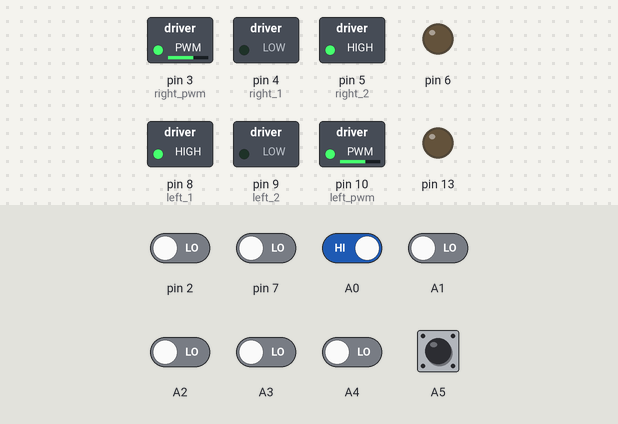
Recording of a sketch running on a simulated Arduino Uno, built with avr-gcc and run on an emulated ATmega328P. Parts: switched loads named in the sketch (green lamp = pin HIGH), output pins drawn as LEDs (lit = HIGH). Inputs (shaded band) come from the test bench; at power-on: A0, A5 HIGH, A1–4, pin 2, pin 7 LOW.

Above: at 1.2 s.
1.3 s: pin 2 driven HIGH
At 2.5 s:
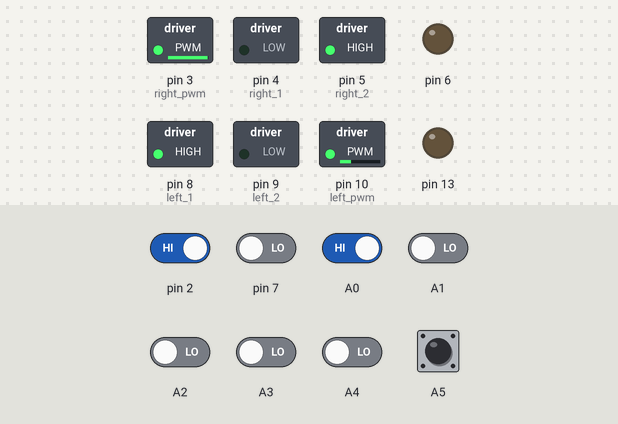
2.8 s: A0 driven LOW
At 3.8 s:
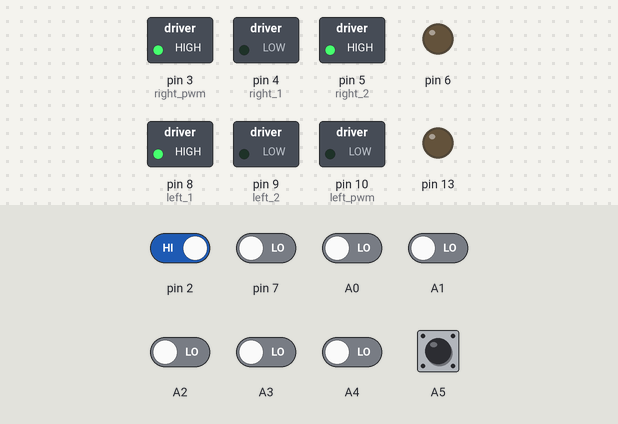
4.3 s: pin 2 driven LOW and A0 driven HIGH
At 4.9 s:
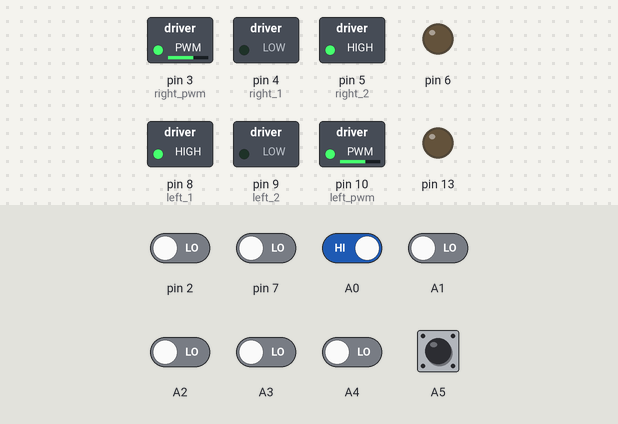
5.8 s: pin 7 driven HIGH
At 6.1 s:
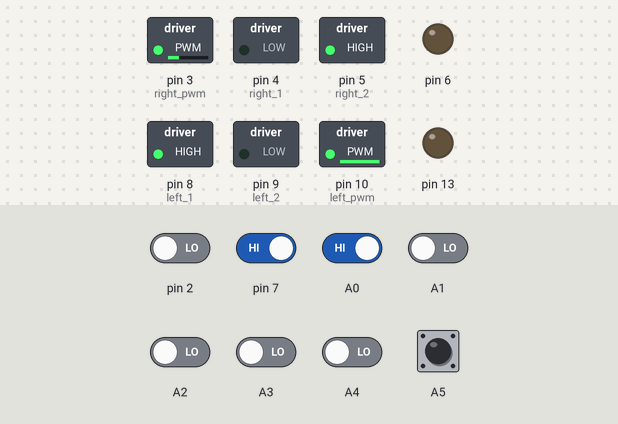
7.3 s: A1 driven HIGH
At 8.4 s:
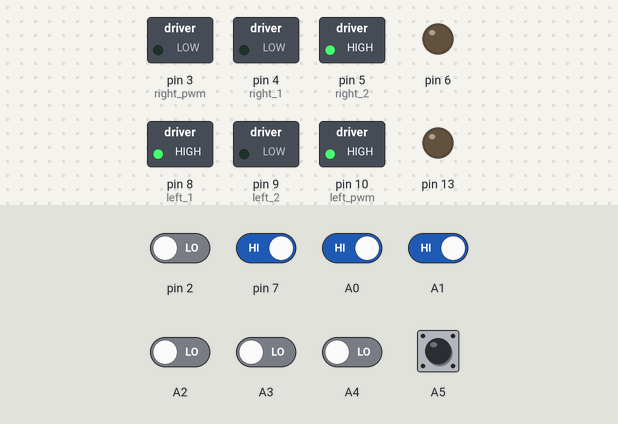
8.8 s: A3 driven HIGH
Timing chart, 0 to 11.3 s (numbered marks = the images above; inputs shaded):
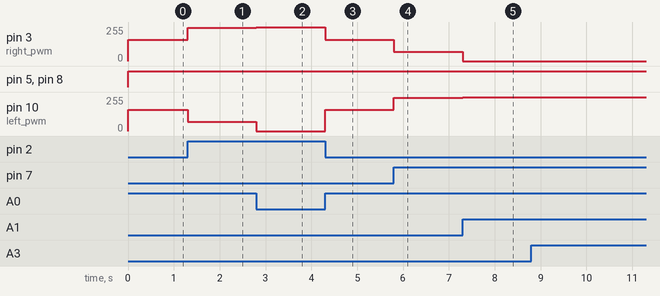

Measured:
- after the input at 1.3 s, pin 3 (right_pwm): 160/255 → 251/255 at once; pin 10 (left_pwm): 160/255 → 68/255 at once
- after the input at 2.8 s, pin 3 (right_pwm): 251/255 → 255/255 at once; pin 10 (left_pwm): 68/255 → 0/255 at once
- after the input at 4.3 s, pin 3 (right_pwm): 255/255 → 160/255 at once; pin 10 (left_pwm): 0/255 → 160/255 at once
- after the input at 5.8 s, pin 3 (right_pwm): 160/255 → 68/255 at once; pin 10 (left_pwm): 160/255 → 251/255 at once
- after the input at 7.3 s, pin 3 (right_pwm): 68/255 → 0/255 at once; pin 10 (left_pwm): 251/255 → 255/255 at once

The sketch:

sketch_sensor_avg_method.ino
```cpp
#define left_pwm 10
#define right_pwm 3
#define left_1 8
#define left_2 9
#define right_1 4
#define right_2 5
#define front_sens 6
#define left_sens 11
int left1;
int left2;
int left3;
int left4;
int right1;
int right2;
int right3;
int right4;
int lc=0;
int sc=1;
float Kp=0.55, Kd=0.055;
float P=0, D=0, PD_value=0;
float left_motor_speed=0, right_motor_speed=0;
float previous_P=0;
int left=0;
int right=0;
int pos;
int setpoint=3500;
long sensors_average=0;
int sensors_sum=0;
//int max_speed=180;
void setup()
{
  //
  pinMode(A0,INPUT);
  pinMode(A1,INPUT);
  pinMode(A2,INPUT);
  pinMode(A3,INPUT);
  pinMode(A4,INPUT);
  pinMode(A5,INPUT);
  //
  pinMode(2,INPUT);
  pinMode(3,OUTPUT);
  pinMode(4,OUTPUT);
  pinMode(5,OUTPUT);
  pinMode(6,OUTPUT);
  pinMode(7,INPUT);
  pinMode(8,OUTPUT);
  pinMode(9,OUTPUT);
  pinMode(10,OUTPUT);
  pinMode(11,INPUT);
  pinMode(12,INPUT);
  pinMode(13,OUTPUT);
  //Serial.begin(9600);
}
void loop()
{
    left4=digitalRead(A0);
    left3=digitalRead(A1);
    left2=digitalRead(A2);
    left1=digitalRead(7);
    right1=digitalRead(2);
    right2=digitalRead(A3);
    right3=digitalRead(A4);
    right4=digitalRead(A5);
    if(left4==0)
    {
     left=0;
    }
    if(right4==0)
    {
     right=0;
    }
    if((left4!=0)&&(left3!=0)&&(left2!=0)&&(left1!=0)&&(right1!=0)&&(right2!=0)&&(right3!=0)&&(right4!=0))
    {
      if((left>600)&&(right<600))
      {
          left1=digitalRead(7);
          right1=digitalRead(2);
          while((right1!=0)&&(left1!=0))
	  {
	    right_turn();
	    left1=digitalRead(7);
            right1=digitalRead(2);
          }

      }
      else if((left<600)&&(right>600))
      {
	    left1=digitalRead(7);
            right1=digitalRead(2);

            while((left1!=0)&&(right1!=0))
	    {
	     left_turn();
	     left1=digitalRead(7);
             right1=digitalRead(2);
            }

       }
    }

    PD_loop(160);
    left=left+1;
    right=right+1;
     if(left>20000)
     {
       left=1000;
     }
     if(right>20000)
     {
       right=1000;
     }
}
void PD_loop(int base_speed)
{
    //sensor & error
    sensors_average=(((left4)*0)+((left3)*1000)+((left2)*2000)+((left1)*3000)+((right1)*4000)+((right2)*5000)+((right3)*6000)+((right4)*7000));
    sensors_sum=((left4)+(left3)+(left2)+(left1)+(right1)+(right2)+(right3)+(right4));
    pos=(sensors_average/sensors_sum);
    //PD_calculation
    P = setpoint - pos;
    D = P - previous_P;

    PD_value = (Kp*P) + (Kd*D);
    previous_P = P;
    //motor drive
    left_motor_speed = base_speed+PD_value;
    right_motor_speed = base_speed-PD_value;
   if(left_motor_speed>=255)
   {
	left_motor_speed=255;
   }
   if(left_motor_speed<=0)
   {
	left_motor_speed=0;
   }
   if(right_motor_speed>=255)
   {
    right_motor_speed=255;
   }
   if(right_motor_speed<=0)
   {
    right_motor_speed=0;
   }
   analogWrite(left_pwm, left_motor_speed);
   analogWrite(right_pwm, right_motor_speed);
   digitalWrite(left_1,HIGH);
   digitalWrite(left_2,LOW);
   digitalWrite(right_1,LOW);
   digitalWrite(right_2,HIGH);

   /*Serial.print(left_motor_speed);
   Serial.print(" , ");
   Serial.print(right_motor_speed);
   Serial.print("\n");
   */
}
void right_turn()
{
   analogWrite(left_pwm, 120);
   analogWrite(right_pwm, 120);
   digitalWrite(left_1,HIGH);
   digitalWrite(left_2,LOW);
   digitalWrite(right_1,HIGH);
   digitalWrite(right_2,LOW);
}
void left_turn()
{
   analogWrite(left_pwm, 120);
   analogWrite(right_pwm, 120);
   digitalWrite(left_1,LOW);
   digitalWrite(left_2,HIGH);
   digitalWrite(right_1,LOW);
   digitalWrite(right_2,HIGH);
}
void brake()
{
   analogWrite(left_pwm, 0);
   analogWrite(right_pwm, 0);
   digitalWrite(left_1,HIGH);
   digitalWrite(left_2,HIGH);
   digitalWrite(right_1,HIGH);
   digitalWrite(right_2,HIGH);
}
void forward()
{
  analogWrite(left_pwm, 85);
   analogWrite(right_pwm, 85);
   digitalWrite(left_1,HIGH);
   digitalWrite(left_2,LOW);
   digitalWrite(right_1,LOW);
   digitalWrite(right_2,HIGH);
}
```
